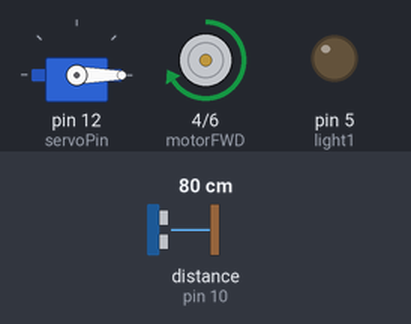
Recording of a sketch running on a simulated Arduino Uno, built with avr-gcc and run on an emulated ATmega328P. On the bench: servo, motor-driver pin pairs drawn as motors (green arrow = first pin HIGH = forward, orange = second pin HIGH = backward, longer = more drive, scaled by the enable pin), output pins drawn as LEDs (lit = HIGH). Wiring (inferred from the names in the program): ultrasonic range finder: trigger pin 11; echo pin 10. Inputs (shaded band) come from the test bench; at power-on: distance to the obstacle (sensor on pin 10) 80 cm. The echo pulse lasts 58.3 µs per cm; pins used as bus, display or sensor lines are not drawn.

Above: at 6.4 s.
6.5 s: distance to the obstacle (sensor on pin 10) set to 41 cm
8.0 s: distance to the obstacle (sensor on pin 10) set to 36 cm
At 8.5 s:
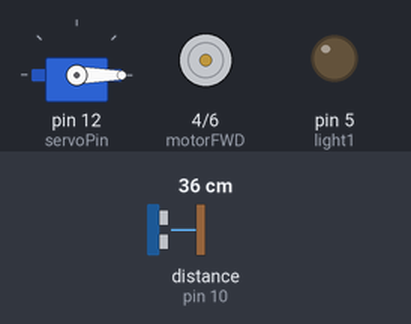
At 10.1 s:
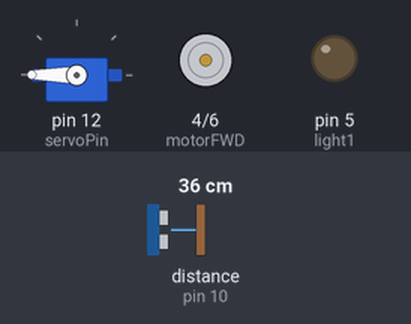
Timing chart, 0 to 11.6 s (numbered marks = the images above; inputs shaded):
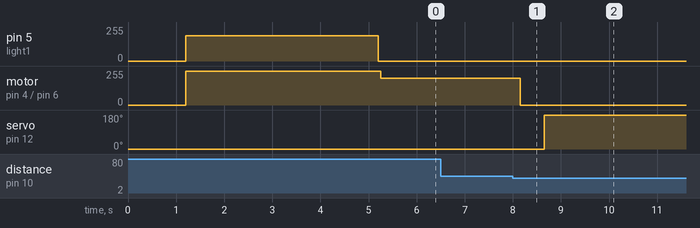

The sketch:

TBWC.ino
```cpp
//Library used to control the servo position for the dropper arm
#include <Servo.h>

//Pin defitions for input/output devices

//Transmit and detect pin for the ultrasonic sensor
const int trigPin = 11;
const int echoPin = 10;

//Data pin for the servo PWM siginal
const int servoPin = 12;

//Forward and reverse pins for the motor controller
const int motorFWD = 4;
const int motorREV = 6;

//PWM pin to set the motor speed
const int motorSpeed = 3;

//Pin to turn on and off the light used to indicate which state the TBWC is currently in
const int light1 = 5;


//Flags to set before running

// Debug mode 0 = no serial print output, mode 1 = serial print output for testing
const bool debug = 0;

//Choose if the TBWC is running trial 1 or 2 (1 is speed run 2 is recyclable delivery)
const int trial = 2;

//Distances to follow during the trials
//Given in meters
//Offset is the rough distance between the sensor and the front of the TBWC
//Tolerance can be used to adjust sensor inacuracy but was not needed in the end
const float trialOneForwardTargetMeters = 0.60;
const float trialTwoForwardTargetMeters = 1.5;
const float targetInSlowZone = 0.28;
const float distanceToleranceMeters = 0;
const float distanceOffsetMeters = 0.1;


//amount of distance readings to take from the ultrasonic sensor before treating them as valid input
const int CONFIRM_COUNT = 2;

//Timing constants during the trials
const unsigned long START_DELAY_MS = 1000;
const unsigned long RAMP_DELAY_MS = 4500;
const unsigned long DROP_WAIT = 2000;
const unsigned long SETTLE_MS = 500;
const unsigned long SENSOR_WAIT_MS = 1500;
const unsigned long RETURN_TIMEOUT_MS = 8000;

//Set up for variables modified at runtime
float distance = 0;
bool newDistanceSample = false;
bool distanceReady = false;
int belowCount = 0;

//Initialize the servo object for the dropper
Servo dropper;

//State enum, DRIVING and DONE are used in both trials, SLOW_ZONE is used in trial 2 only
enum State { DRIVING, SLOW_ZONE, DONE };
//Default state is DRIVING
State state = DRIVING;

//Helper function to check and confirm that the TBWC is below the current distance threshold and should move to the next state
bool belowThreshold(float limit) {
  if (!distanceReady) return false; // Ignore if no valid reading is given to prevent incorrect stops from faulty data and to save processing power
  if (newDistanceSample) {
    newDistanceSample = false;
    //Wait until the required amount of distance samples is met to confirm
    belowCount = (distance < limit) ? belowCount + 1 : 0;
  }
  return belowCount >= CONFIRM_COUNT;
}

void setup() {
  //Set the appropriate mode for each I/O device
  pinMode(trigPin, OUTPUT);
  pinMode(echoPin, INPUT);
  pinMode(motorFWD, OUTPUT);
  pinMode(motorREV, OUTPUT);
  pinMode(motorSpeed, OUTPUT);
  pinMode(light1, OUTPUT);
//Initialize the servo on the correct pin and start with it reset to 0 degrees
  dropper.attach(servoPin);
  reset_dropper();

//Start the serial monitor for text output in debug mode
  if (debug == 1) {
    Serial.begin(115200);
  }
  //Wait the start delay to allow the person setting up the TBWC to clear the area
  delay(START_DELAY_MS);

 //Wait until a valid distance reading is taken to start the program
 //Start after the timeout even if no reading is taken to prevent the program from stalling
  unsigned long t0 = millis();
  while (!distanceReady && millis() - t0 < SENSOR_WAIT_MS) {
    sense_distance();
  }
//Initialize sensor variables
  newDistanceSample = false;
  belowCount = 0;

//Run the starting sequence for the speed run trial
//The LED (light1) is on to indicate timed driving mode and turns off to indicate distance based driving mode (in both trials)

  if (trial == 1) {
    analogWrite(light1, 190);
    motor_forward(); // Drive forward for the amount of time needed to cross the ramp in the forward direction (needed as the sensor cannot take valid readings during this phase)
    motor_speed(255);
    delay(RAMP_DELAY_MS);
    analogWrite(light1, 0);
  }
  //Trial 2 starting sequence. Same as trial 1 but for a shorter time just to get the TBWC close to the bay before it starts taking distance measurements
  if (trial == 2) {
    analogWrite(light1, 190);
    motor_forward();
    motor_speed(255);
    delay(4000);
    analogWrite(light1, 0);
  }
}

//Main code loop, runs untill TBWC is turned off
void loop() {
  sense_distance(); // Continually poll for the distance reading. Described in more detail in sensor.ino

  if (state == DONE) return; //TBWC has finished the set trial. Do nothing
  //Check the state machine for each trial and do the corisponding action
  if (trial == 1) run_trial_one();
  if (trial == 2) run_trial_two();
}

//Trial 1 state machine
void run_trial_one() {
  //If within the stopping distance after the ramp: reverse the motor direction, enter timed driving mode to to return to the starting line, then brake and enter the DONE state
  if (belowThreshold(trialOneForwardTargetMeters + distanceToleranceMeters + distanceOffsetMeters)) {
    analogWrite(light1, 190);
    motor_reverse();
    motor_speed(255);
    delay(7000);//Longer than the forward timed mode to account for switching acceleration directions and inefficiency introduced by crossing the ramp with the back axle first
    analogWrite(light1, 0);


    motor_brake();
    state = DONE;
  }
}

//Trial 2 state machine
void run_trial_two() {
  if (state == DRIVING) {
    //Drive at a slower speed once close to the recycling bay to prevent hitting the walls or an early payload release
    if (belowThreshold(trialTwoForwardTargetMeters + distanceToleranceMeters + distanceOffsetMeters)) {
      motor_speed(200);
      state = SLOW_ZONE;
      if (debug == 1) { Serial.println("In Slowzone");}
      belowCount = 0;
    }
  } else if (state == SLOW_ZONE) {
    //Once in SLOW_ZONE state if the TBWC has arrived at the recycling bin then brake, drop the payload, and enter the DONE state
    if (belowThreshold(targetInSlowZone + distanceToleranceMeters + distanceOffsetMeters)) {
      motor_brake();
      delay(SETTLE_MS);
      drop_payload();
      motor_brake();
      analogWrite(light1, 0);
      state = DONE;
    }
  }
}
```

motor.ino
```cpp
//Helper functions for commanding the motor controller
//If in debug mode print what action was taken when each function is called
//The control scheme here works for both the L298N and L6205 controllers

//Set the forward pin to HIGH and the reverse pin to LOW to make the motor turn forward
void motor_forward() {
  digitalWrite(motorFWD, HIGH);
  digitalWrite(motorREV, LOW);


  if (debug == 1) { Serial.println("# Motor turning forward"); }
}

//Set the forward pin to LOW and the reverse pin to HIGH to make the motor turn in reverse
void motor_reverse() {
  digitalWrite(motorFWD, LOW);
  digitalWrite(motorREV, HIGH);


  if (debug == 1) { Serial.println("# Motor reversing"); }
}

//Set both directions to LOW and speed to maximum to make the motor brake
//Max speed is needed for the motor to fight changes in velocity instead of free spinning
void motor_brake() {
  digitalWrite(motorFWD, LOW);
  digitalWrite(motorREV, LOW);
  digitalWrite(motorSpeed, HIGH);

  if (debug == 1) { Serial.println("# Motor Braking"); }
}

//Set the motor speed
//Speed is a PWM siginal where 0 represents minimum and 255 represents maximum
void motor_speed(int speedPWM) {
  analogWrite(motorSpeed, speedPWM);
}
```

sensor.ino
```cpp
//Timing variable used for non blocking delays
unsigned long previousMillis = 0;

//Polling interval (in miliseconds)
const long interval = 50;

//Max timeout to wait before getting a distance echo back
//Prevents the program from stalling
const unsigned long echoTimeoutUs = 30000;

//Minimum distance that can be read by the HC-SR04 distance sensor
const float minValidMeters = 0.02;

//Initialize variables for the distance buffer
//Takes 5 samples before takingg the median
const int N = 5;
float buf[N];
int bufCount = 0;
int bufIdx = 0;

//Read the distance into a temporary array to preserve the original order of readings
float medianOfBuffer() {
  float tmp[N];
  for (int i = 0; i < N; i++) tmp[i] = buf[i];
  //Basic insertion sort for speed
  //Sorting the values is needed so a median value can be taken
  for (int i = 1; i < N; i++) {
    float key = tmp[i];
    int j = i - 1;
    while (j >= 0 && tmp[j] > key) {
      tmp[j + 1] = tmp[j];
      j--;
    }
    tmp[j + 1] = key;
  }
  //Return the median
  return tmp[N / 2];
}

//Entry point from the main file
void sense_distance() {
  //Wait until the timing interval has passed to take a new reading to prevent polling too fast and crashing or stalling the program
  unsigned long now = millis();
  if (now - previousMillis < interval) return;
  previousMillis = now;

//Send pulse to get distance feedback
  digitalWrite(trigPin, LOW);
  delayMicroseconds(2); //These calls are blocking but microseconds are insignificant to overall program timing
  digitalWrite(trigPin, HIGH);
  delayMicroseconds(10);
  digitalWrite(trigPin, LOW);
//Ignore invalid readings
  unsigned long dur = pulseIn(echoPin, HIGH, echoTimeoutUs);
  if (dur == 0) return;

//Convert the raw pulse input to a value in meters for consistency
  float m = ((dur * 0.0343) / 2) / 100.0;
  //Ignore values that are too small to be valid
  if (m < minValidMeters) return;
//Collect distance samples into a buffer until enough are taken to be valid
  buf[bufIdx] = m;
  bufIdx = (bufIdx + 1) % N;
  if (bufCount < N) bufCount++;

//Once the buffer is full take the median reading from the buffer to eliminate noise and momentarily incorect readings
  if (bufCount == N) {
    distance = medianOfBuffer();
    //Update flags to siginal to the main program loop that there is a valid distance reading to be used
    distanceReady = true;
    newDistanceSample = true;
    //Output the distance read in meters if in debug mode
    if (debug == 1) {
      Serial.println(distance);
    }
  }
}
```

servo.ino
```cpp
//Rotates the dropper 180 degrees and waits the set delay time
void drop_payload() {
  //Pwm output to set the servo to 180 degrees (maximum rotation)
  dropper.write(180);
  delay(DROP_WAIT);
  //Print to confirm dropping if in debug mode
  if (debug == 1) { Serial.println("Dropped!"); }
}

//Resets the dropper to 0 degrees
void reset_dropper() {
//Pwm output to set the servo to 0 degrees
  dropper.write(0);
  //Print to confirm dropper reset if in debug mode
  if (debug == 1) { Serial.println("Dropper reset"); }
}
```

Measured:
- the behaviour switches between 39 and 38 cm on distance to the obstacle (sensor on pin 10) (found by bisection; images 0 and 1)
- after the input at 6.5 s, every drawn part: stays the same
- after the input at 8.0 s, motor on pin 4 (motorFWD) / pin 6 (motorREV): forward 200/255 → stopped after 0.16 s; servo on pin 12 (servoPin): 0° → 180° after 0.66 s
